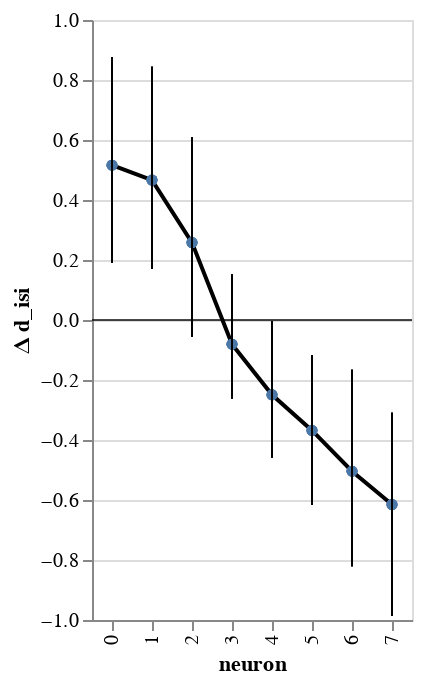

The notebook cell saved with this chart:
### Code cell
chart_p = visualization.plot_posterior(df=df_both, title=f'd_{y}', x='neuron',)
chart_p

### Figure 1 — Vega-Lite specification as saved in the notebook (floating-point values rounded to 4 significant figures)
{"config": {"view": {"continuousWidth": 400, "continuousHeight": 300}}, "layer": [{"mark": {"type": "line", "color": "black", "point": true}, "encoding": {"x": {"type": "ordinal", "field": "neuron"}, "y": {"type": "quantitative", "field": "mean HDI", "impute": {"value": "value"}}}}, {"mark": {"type": "rule", "color": "black", "opacity": 0.4, "size": 0.1}, "encoding": {"y": {"type": "quantitative", "field": "zero"}}}, {"mark": "rule", "encoding": {"x": {"type": "ordinal", "field": "neuron"}, "y": {"type": "quantitative", "field": "lower HDI", "scale": {"domain": [-0.986, 0.8769], "zero": false}, "title": "Δ d_isi"}, "y2": {"field": "higher HDI"}}}], "data": {"name": "data-578ef73d9cbc7a5813b1c767144b2d6f"}, "$schema": "https://vega.github.io/schema/vega-lite/v4.8.1.json", "datasets": {"data-578ef73d9cbc7a5813b1c767144b2d6f": [{"mouse_code": 0, "neuron": 0, "i_trial": 0.0, "neuron_code": 0.0, "log_firing_rate": 0.02937, "Firing rate": 11.13, "firing_rate": 11.13, "i_spike": 0.0, "isi diff": 0.002833, "mean HDI": 0.5162, "higher HDI": 0.8769, "lower HDI": 0.1902, "log_isi": 0.01563, "zero": 0}, {"mouse_code": 1, "neuron": 0, "i_trial": 0.0, "neuron_code": 0.0, "log_firing_rate": 0.1524, "Firing rate": 33.28, "firing_rate": 33.28, "i_spike": -1.25, "isi diff": 0.0001007, "mean HDI": 0.5162, "higher HDI": 0.8769, "lower HDI": 0.1902, "log_isi": 0.003268, "zero": 0}, {"mouse_code": 2, "neuron": 0, "i_trial": 0.0, "neuron_code": 0.0, "log_firing_rate": -0.3534, "Firing rate": -101.5, "firing_rate": -101.5, "i_spike": 9.25, "isi diff": -0.01944, "mean HDI": 0.5162, "higher HDI": 0.8769, "lower HDI": 0.1902, "log_isi": -0.09984, "zero": 0}, {"mouse_code": 3, "neuron": 0, "i_trial": 0.0, "neuron_code": 0.0, "log_firing_rate": 0.1108, "Firing rate": 13.68, "firing_rate": 13.68, "i_spike": 21.0, "isi diff": -0.03185, "mean HDI": 0.5162, "higher HDI": 0.8769, "lower HDI": 0.1902, "log_isi": -0.1865, "zero": 0}, {"mouse_code": 0, "neuron": 1, "i_trial": 0.0, "neuron_code": 0.0, "log_firing_rate": 0.1901, "Firing rate": 40.43, "firing_rate": 40.43, "i_spike": -4.5, "isi diff": 0.006745, "mean HDI": 0.4664, "higher HDI": 0.8439, "lower HDI": 0.1698, "log_isi": 0.03964, "zero": 0}, {"mouse_code": 1, "neuron": 1, "i_trial": 0.0, "neuron_code": 0.0, "log_firing_rate": 0.2918, "Firing rate": 93.9, "firing_rate": 93.9, "i_spike": 4.25, "isi diff": -0.004254, "mean HDI": 0.4664, "higher HDI": 0.8439, "lower HDI": 0.1698, "log_isi": -0.02836, "zero": 0}, {"mouse_code": 2, "neuron": 1, "i_trial": 0.0, "neuron_code": 0.0, "log_firing_rate": 0.2641, "Firing rate": 46.53, "firing_rate": 46.53, "i_spike": 10.0, "isi diff": -0.009821, "mean HDI": 0.4664, "higher HDI": 0.8439, "lower HDI": 0.1698, "log_isi": -0.07137, "zero": 0}, {"mouse_code": 3, "neuron": 1, "i_trial": 0.0, "neuron_code": 0.0, "log_firing_rate": -0.3507, "Firing rate": -94.12, "firing_rate": -94.12, "i_spike": 2.0, "isi diff": -0.001286, "mean HDI": 0.4664, "higher HDI": 0.8439, "lower HDI": 0.1698, "log_isi": -0.01436, "zero": 0}, {"mouse_code": 0, "neuron": 2, "i_trial": 0.0, "neuron_code": 0.0, "log_firing_rate": -1.045, "Firing rate": -2681.0, "firing_rate": -2681.0, "i_spike": -11.75, "isi diff": 0.01578, "mean HDI": 0.2581, "higher HDI": 0.6098, "lower HDI": -0.05589, "log_isi": 0.1039, "zero": 0}, {"mouse_code": 1, "neuron": 2, "i_trial": 0.0, "neuron_code": 0.0, "log_firing_rate": 0.5571, "Firing rate": 186.7, "firing_rate": 186.7, "i_spike": 13.0, "isi diff": -0.01345, "mean HDI": 0.2581, "higher HDI": 0.6098, "lower HDI": -0.05589, "log_isi": -0.09937, "zero": 0}, {"mouse_code": 2, "neuron": 2, "i_trial": 0.0, "neuron_code": 0.0, "log_firing_rate": 0.2285, "Firing rate": 95.16, "firing_rate": 95.16, "i_spike": 10.0, "isi diff": -0.01228, "mean HDI": 0.2581, "higher HDI": 0.6098, "lower HDI": -0.05589, "log_isi": -0.08222, "zero": 0}, {"mouse_code": 3, "neuron": 2, "i_trial": 0.0, "neuron_code": 0.0, "log_firing_rate": -0.2148, "Firing rate": -218.1, "firing_rate": -218.1, "i_spike": 3.75, "isi diff": -0.003898, "mean HDI": 0.2581, "higher HDI": 0.6098, "lower HDI": -0.05589, "log_isi": -0.03201, "zero": 0}, {"mouse_code": 0, "neuron": 3, "i_trial": 0.0, "neuron_code": 0.0, "log_firing_rate": -0.1277, "Firing rate": -44.36, "firing_rate": -44.36, "i_spike": 2.0, "isi diff": -0.001637, "mean HDI": -0.08065, "higher HDI": 0.1517, "lower HDI": -0.2617, "log_isi": -0.01389, "zero": 0}, {"mouse_code": 1, "neuron": 3, "i_trial": 0.0, "neuron_code": 0.0, "log_firing_rate": 0.4724, "Firing rate": 153.1, "firing_rate": 153.1, "i_spike": 12.75, "isi diff": -0.007802, "mean HDI": -0.08065, "higher HDI": 0.1517, "lower HDI": -0.2617, "log_isi": -0.06924, "zero": 0}, {"mouse_code": 2, "neuron": 3, "i_trial": 0.0, "neuron_code": 0.0, "log_firing_rate": -0.09102, "Firing rate": -51.06, "firing_rate": -51.06, "i_spike": 13.75, "isi diff": -0.009629, "mean HDI": -0.08065, "higher HDI": 0.1517, "lower HDI": -0.2617, "log_isi": -0.08295, "zero": 0}, {"mouse_code": 3, "neuron": 3, "i_trial": 0.0, "neuron_code": 0.0, "log_firing_rate": 0.5313, "Firing rate": 184.2, "firing_rate": 184.2, "i_spike": 21.5, "isi diff": -0.0133, "mean HDI": -0.08065, "higher HDI": 0.1517, "lower HDI": -0.2617, "log_isi": -0.1227, "zero": 0}, {"mouse_code": 0, "neuron": 4, "i_trial": 0.0, "neuron_code": 0.0, "log_firing_rate": -0.07823, "Firing rate": -24.76, "firing_rate": -24.76, "i_spike": -2.5, "isi diff": 0.0008047, "mean HDI": -0.2493, "higher HDI": -0.003568, "lower HDI": -0.4584, "log_isi": 0.00955, "zero": 0}, {"mouse_code": 1, "neuron": 4, "i_trial": 0.0, "neuron_code": 0.0, "log_firing_rate": 0.086, "Firing rate": 31.44, "firing_rate": 31.44, "i_spike": -5.75, "isi diff": 0.002556, "mean HDI": -0.2493, "higher HDI": -0.003568, "lower HDI": -0.4584, "log_isi": 0.02916, "zero": 0}, {"mouse_code": 2, "neuron": 4, "i_trial": 0.0, "neuron_code": 0.0, "log_firing_rate": -0.3405, "Firing rate": -155.3, "firing_rate": -155.3, "i_spike": 11.25, "isi diff": -0.005027, "mean HDI": -0.2493, "higher HDI": -0.003568, "lower HDI": -0.4584, "log_isi": -0.0548, "zero": 0}, {"mouse_code": 3, "neuron": 4, "i_trial": 0.0, "neuron_code": 0.0, "log_firing_rate": 0.1471, "Firing rate": 58.77, "firing_rate": 58.77, "i_spike": 25.25, "isi diff": -0.012, "mean HDI": -0.2493, "higher HDI": -0.003568, "lower HDI": -0.4584, "log_isi": -0.1248, "zero": 0}, {"mouse_code": 0, "neuron": 5, "i_trial": 0.0, "neuron_code": 0.0, "log_firing_rate": -0.07689, "Firing rate": -40.01, "firing_rate": -40.01, "i_spike": -6.75, "isi diff": 0.002043, "mean HDI": -0.3681, "higher HDI": -0.1172, "lower HDI": -0.6169, "log_isi": 0.02627, "zero": 0}, {"mouse_code": 1, "neuron": 5, "i_trial": 0.0, "neuron_code": 0.0, "log_firing_rate": 0.666, "Firing rate": 1173.0, "firing_rate": 1173.0, "i_spike": -1.5, "isi diff": 0.0004306, "mean HDI": -0.3681, "higher HDI": -0.1172, "lower HDI": -0.6169, "log_isi": 0.004968, "zero": 0}, {"mouse_code": 2, "neuron": 5, "i_trial": 0.0, "neuron_code": 0.0, "log_firing_rate": 0.1801, "Firing rate": 92.98, "firing_rate": 92.98, "i_spike": 10.5, "isi diff": -0.003075, "mean HDI": -0.3681, "higher HDI": -0.1172, "lower HDI": -0.6169, "log_isi": -0.04182, "zero": 0}, {"mouse_code": 3, "neuron": 5, "i_trial": 0.0, "neuron_code": 0.0, "log_firing_rate": 0.05392, "Firing rate": 16.95, "firing_rate": 16.95, "i_spike": 1.75, "isi diff": -0.0006406, "mean HDI": -0.3681, "higher HDI": -0.1172, "lower HDI": -0.6169, "log_isi": -0.008967, "zero": 0}, {"mouse_code": 0, "neuron": 6, "i_trial": 0.0, "neuron_code": 0.0, "log_firing_rate": 0.2548, "Firing rate": 202.0, "firing_rate": 202.0, "i_spike": 5.5, "isi diff": -0.001289, "mean HDI": -0.5041, "higher HDI": -0.1654, "lower HDI": -0.8204, "log_isi": -0.01959, "zero": 0}, {"mouse_code": 1, "neuron": 6, "i_trial": 0.0, "neuron_code": 0.0, "log_firing_rate": 0.1069, "Firing rate": 43.83, "firing_rate": 43.83, "i_spike": -10.5, "isi diff": 0.002741, "mean HDI": -0.5041, "higher HDI": -0.1654, "lower HDI": -0.8204, "log_isi": 0.04053, "zero": 0}, {"mouse_code": 2, "neuron": 6, "i_trial": 0.0, "neuron_code": 0.0, "log_firing_rate": -0.38, "Firing rate": -347.1, "firing_rate": -347.1, "i_spike": 10.5, "isi diff": -0.002067, "mean HDI": -0.5041, "higher HDI": -0.1654, "lower HDI": -0.8204, "log_isi": -0.0336, "zero": 0}, {"mouse_code": 3, "neuron": 6, "i_trial": 0.0, "neuron_code": 0.0, "log_firing_rate": 0.5407, "Firing rate": 991.7, "firing_rate": 991.7, "i_spike": 12.25, "isi diff": -0.002756, "mean HDI": -0.5041, "higher HDI": -0.1654, "lower HDI": -0.8204, "log_isi": -0.04391, "zero": 0}, {"mouse_code": 0, "neuron": 7, "i_trial": 0.0, "neuron_code": 0.0, "log_firing_rate": 0.1279, "Firing rate": 132.9, "firing_rate": 132.9, "i_spike": 13.5, "isi diff": -0.002333, "mean HDI": -0.6152, "higher HDI": -0.3091, "lower HDI": -0.986, "log_isi": -0.04231, "zero": 0}, {"mouse_code": 1, "neuron": 7, "i_trial": 0.0, "neuron_code": 0.0, "log_firing_rate": 0.03091, "Firing rate": 8.425, "firing_rate": 8.425, "i_spike": 11.0, "isi diff": -0.001844, "mean HDI": -0.6152, "higher HDI": -0.3091, "lower HDI": -0.986, "log_isi": -0.0333, "zero": 0}, {"mouse_code": 2, "neuron": 7, "i_trial": 0.0, "neuron_code": 0.0, "log_firing_rate": 0.1096, "Firing rate": 84.85, "firing_rate": 84.85, "i_spike": -2.75, "isi diff": 0.0002976, "mean HDI": -0.6152, "higher HDI": -0.3091, "lower HDI": -0.986, "log_isi": 0.005489, "zero": 0}, {"mouse_code": 3, "neuron": 7, "i_trial": 0.0, "neuron_code": 0.0, "log_firing_rate": -0.4107, "Firing rate": -351.0, "firing_rate": -351.0, "i_spike": 6.25, "isi diff": -0.001054, "mean HDI": -0.6152, "higher HDI": -0.3091, "lower HDI": -0.986, "log_isi": -0.02024, "zero": 0}]}}
